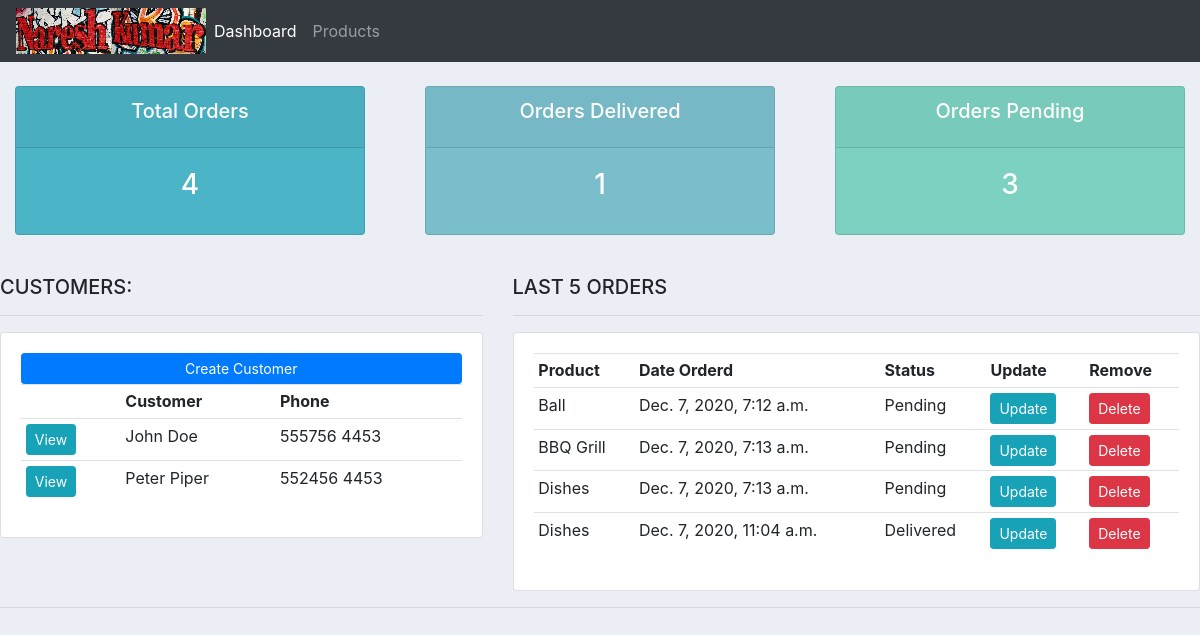
/, run on an earlier commit of the app's database.
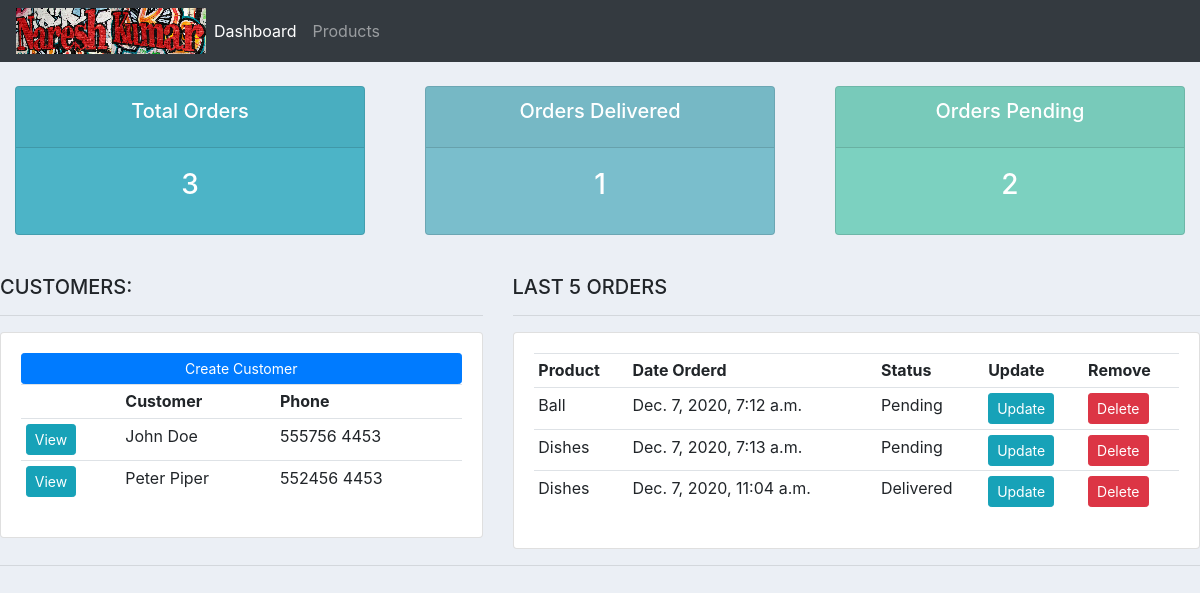
And on a later commit of the database.
### accounts/models.py (models this page shows, shortened)
class Customer(models.Model):
	name = models.CharField(max_length=200, null=True)
	phone = models.CharField(max_length=200, null=True)
	email = models.CharField(max_length=200, null=True)
	date_created = models.DateTimeField(auto_now_add=True, null=True)

class Order(models.Model):
	STATUS = (
			('Pending', 'Pending'),
			('Out for delivery', 'Out for delivery'),
			('Delivered', 'Delivered'),
		)
	customer = models.ForeignKey(Customer, null = True, on_delete=models.SET_NULL)
	product = models.ForeignKey(Product, null=True, on_delete= models.SET_NULL)
	date_created = models.DateTimeField(auto_now_add=True, null=True)
	status = models.CharField(max_length=200, null=True, choices=STATUS)

class Product(models.Model):
	CATEGORY = (
			('Indoor', 'Indoor'),
			('Out Door', 'Out Door'),
		)
	name = models.CharField(max_length=200, null=True)
	price = models.FloatField(null=True)
	category = models.CharField(max_length=200, null=True, choices=CATEGORY)
	description = models.CharField(max_length=200, null=True,blank = True)
	date_created = models.DateTimeField(auto_now_add=True, null=True)
	tag = models.ManyToManyField(Tag)
	def __str__(self):
		return self.name

### accounts/views.py (the view)
# urls.py: path('', views.home, name='home'),
def home(request):
	orders = Order.objects.all()
	customers = Customer.objects.all()
	total_customers = customers.count()
	total_orders = orders.count()
	delivered = orders.filter(status='Delivered').count()
	pending = orders.filter(status='Pending').count()
	context = {'orders': orders , 'customers': customers, 'total_orders':total_orders,
	'delivered':delivered, 'pending':pending }
	return render(request,'accounts/dashboard.html',context)

### accounts/templates/accounts/dashboard.html
{% extends 'accounts/main.html' %}
{% block content %}
{%  include 'accounts/status.html' %}
<br>
<div class="row">
	<div class="col-md-5">
		<h5>CUSTOMERS:</h5>
		<hr>
		<div class="card card-body">
			<a class="btn btn-primary  btn-sm btn-block" href="">Create Customer</a>
			<table class="table table-sm">
				<tr>
					<th></th>
					<th>Customer</th>
					<th>Phone</th>
				</tr>
				{% for customer in customers %}
					<tr>
						<td> <a class="btn btn-sm btn-info" href="{% url 'customer' customer.id %}">View</a> </td>
						<td>  {{customer.name}} </td>
						<td>  {{customer.phone}} </td>
					</tr>
				{% endfor %}
			</table>
		</div>
	</div>
	<div class="col-md-7">
		<h5>LAST 5 ORDERS</h5>
		<hr>
		<div class="card card-body">
			<table class="table table-sm">
				<tr>
					<th>Product</th>
					<th>Date Orderd</th>
					<th>Status</th>
					<th>Update</th>
					<th>Remove</th>
				</tr>
				{% for order in orders %}
					<tr>
						<td>  {{order.product}} </td>
						<td>  {{order.date_created}} </td>
						<td>  {{order.status}} </td>
						<td><a class="btn btn-sm btn-info" href="{% url 'update_order' order.id %}">Update</a></td>
						<td><a class="btn btn-sm btn-danger" href="{% url 'delete_order' order.id %}">Delete</a></td>
					</tr>
				{% endfor %}
			</table>
		</div>
	</div>
</div>
{% endblock %}

What changed in the data, as far as the page shows it:
removed Order: product "BBQ Grill", date_created "Dec. 7, 2020, 7:13 a.m.", status "Pending"
Also different on the page:
{{ total_orders }}: "4" → "3"
{{ pending }}: "3" → "2"
